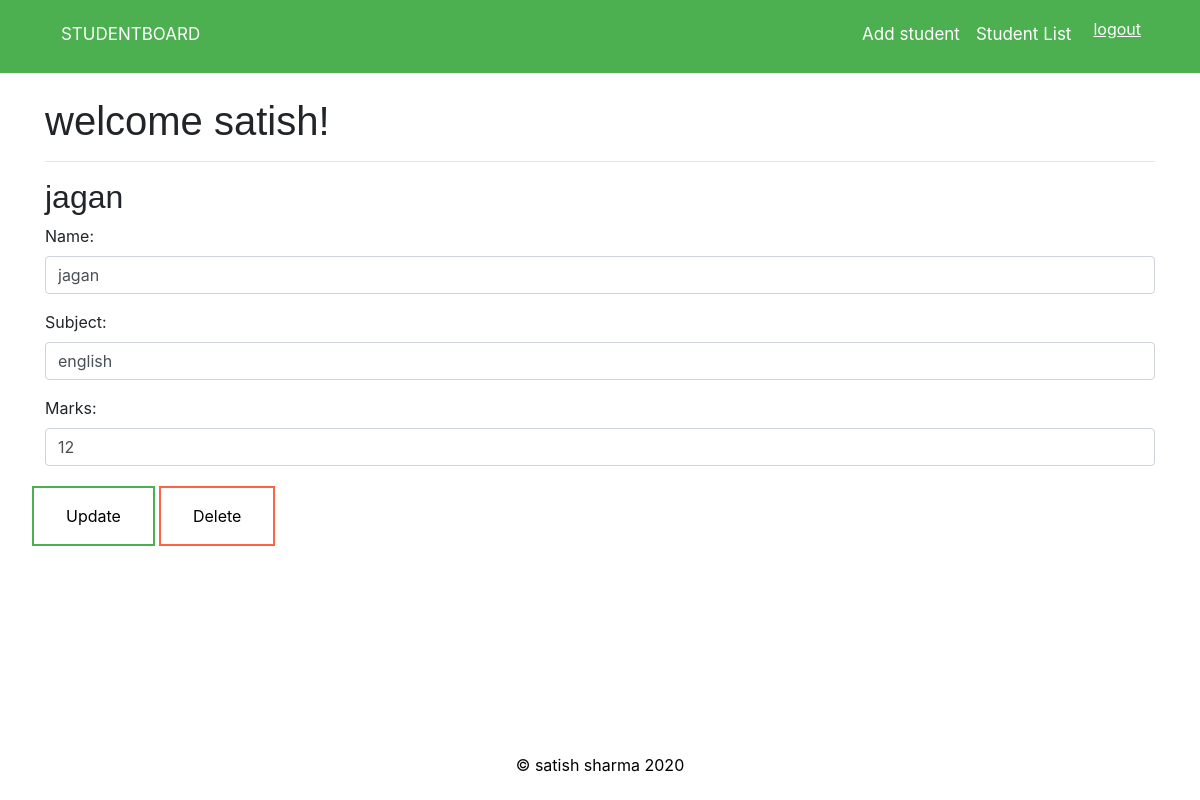
/student/4 (signed in), run on the app's committed database.
### studentapp/models.py (models this page shows, shortened)
class Student(models.Model):
    name=models.CharField(max_length=100)
    subject=models.CharField(max_length=100)
    marks=models.PositiveIntegerField()
    user=models.ForeignKey(User,on_delete=models.CASCADE)

### studentapp/views.py (the view, shortened to what this page needs)
# urls.py: path('student/<int:student_pk>',views.viewlist,name='viewlist'),
@login_required
def viewlist(request,student_pk):
    student=get_object_or_404(Student,pk=student_pk,user=request.user)
    if request.method=='GET':
        form=StudentForm(instance=student)
        return render(request,'studentapp/viewlist.html',{'student':student,'form':form})

### studentapp/forms.py
class StudentForm(forms.ModelForm):
    class Meta:
        model=Student
        fields=['name','subject','marks']
        widgets = {
            'name': forms.TextInput(
				attrs={
					'class': 'form-control'
					}
				),
            'subject': forms.TextInput(
    				attrs={
    					'class': 'form-control'
    					}
    				),
            'marks': forms.TextInput(
				attrs={
					'class': 'form-control'
					}
				),
                }

### studentapp/templates/studentapp/viewlist.html (shortened to what this page needs)
{% extends 'studentapp/base.html' %}
{% block content %}
<h2 id="tname">{{ student.name }}</h2>
<form class="" action=" " method="POST">
{{ form.as_p }}
<div class="row">
<div class="column">
<button type="submit" class="buttonupdate update" name="update">Update</button>
</form>
</div>
  <div class="column">
<form class="" action="{% url 'deletestudent' student.id %}" method="POST">
<button type="submit" class="buttondelete delete" name="delete">Delete</button>
</form>
</div>
</div>
{% endblock %}

### studentapp/templates/studentapp/base.html (shortened to what this page needs)
<!doctype html>
<html lang="en">
<head>
  {% load static %}
<link rel="stylesheet" href="https://cdn.jsdelivr.net/npm/bootstrap@4.5.3/dist/css/bootstrap.min.css">
<link rel="stylesheet" href="{% static "custom.css" %}">
  <link rel="stylesheet" href="https://stackpath.bootstrapcdn.com/bootstrap/4.5.2/css/bootstrap.min.css">
  </head>
<body>
  <header>
    <nav class="navbar navbar-expand-lg navbar-dark navbar-custom">
      <div class="container topnav">
        <a class="navbar-brand topnav " href="{% url 'home' %}">STUDENTBOARD</a>
        <div class="collapse navbar-collapse" id="navbarNavAltMarkup">
          <div class="navbar-nav ml-auto">
            {%if user.is_authenticated %}
            <a class="nav-link topnav" id="toplink" href="{% url 'createlist'  %}">Add student</a>
            <a class="nav-link topnav "id="toplink"  href="{% url 'currentlist'  %}">Student List</a>
            <form class="nav-link topnav " action="{% url 'logoutuser' %}" method="POST">
              <button type="submit" class="buttonlogout logout" name="logout">logout</button>
            </form>
            {% else %}
            <a class="nav-link topnav" id="toplink" href="{% url 'loginuser' %}" >login</a>
            <a class="nav-link topnav" id="toplink" href="{% url 'signupuser' %}" >signup</a>
            {% endif %}
          </div>
        </div>
      </div>
    </nav>
  </header>
  <div class="container " id="page-container">
      <div class="" id="content-wrap" >
        <br>
    <h1>welcome {{ user.username }}!</h1>
    <hr>
    {% block content %}
    {% endblock %}
    <footer id="footer">
        <div class=" text-center " >
          <p><span>&#169;</span> satish sharma {% now 'Y'%}</p>
        </div>
    </footer>
<link rel="stylesheet" href="{% static "custom.css" %}">
</body>
</html>

### studentproject/static/custom.css (style rules this page uses)
.navbar-custom { background-color: #4CAF50; }
h1 { font-family: 'Quattrocento Sans', sans-serif; }
#tname { font-family: 'Kite One', sans-serif; }
.buttonlogout { background-color: transparent; color: #FFFFFF; border: none; text-decoration: underline }
#toplink { color: white; }
.topnav a { float: left; display: block; color: #FFFFFF; text-align: center; padding: 14px 16px; text-decoration: none; font-size: 17px; border-bottom: 3px solid transparent; }
#footer { position: absolute; left: 0; bottom: 0; width: 100%; color: black; text-align: center; }
#content-wrap { padding-bottom: 2rem; }
#page-container { position: relative; min-height: 90vh; }
.buttonupdate { background-color: #4CAF50; border: none; color: white; padding: 16px 32px; text-align: center; text-decoration: none; display: inline-block; font-size: 16px; margin: 4px 2px; transition-duration: 0.4s; cursor: pointer; }
.update { background-color: white; color: black; border: 2px solid #4CAF50; }
.buttondelete { background-color: #FF6347; border: none; color: white; padding: 16px 32px; text-align: center; text-decoration: none; display: inline-block; font-size: 16px; margin: 4px 2px; transition-duration: 0.4s; cursor: pointer; }
.delete { background-color: white; color: black; border: 2px solid #FF6347; }

### data on the page
Student: name "jagan", subject "english", marks "12"

### other printed values
{{ user.username }} "satish"
